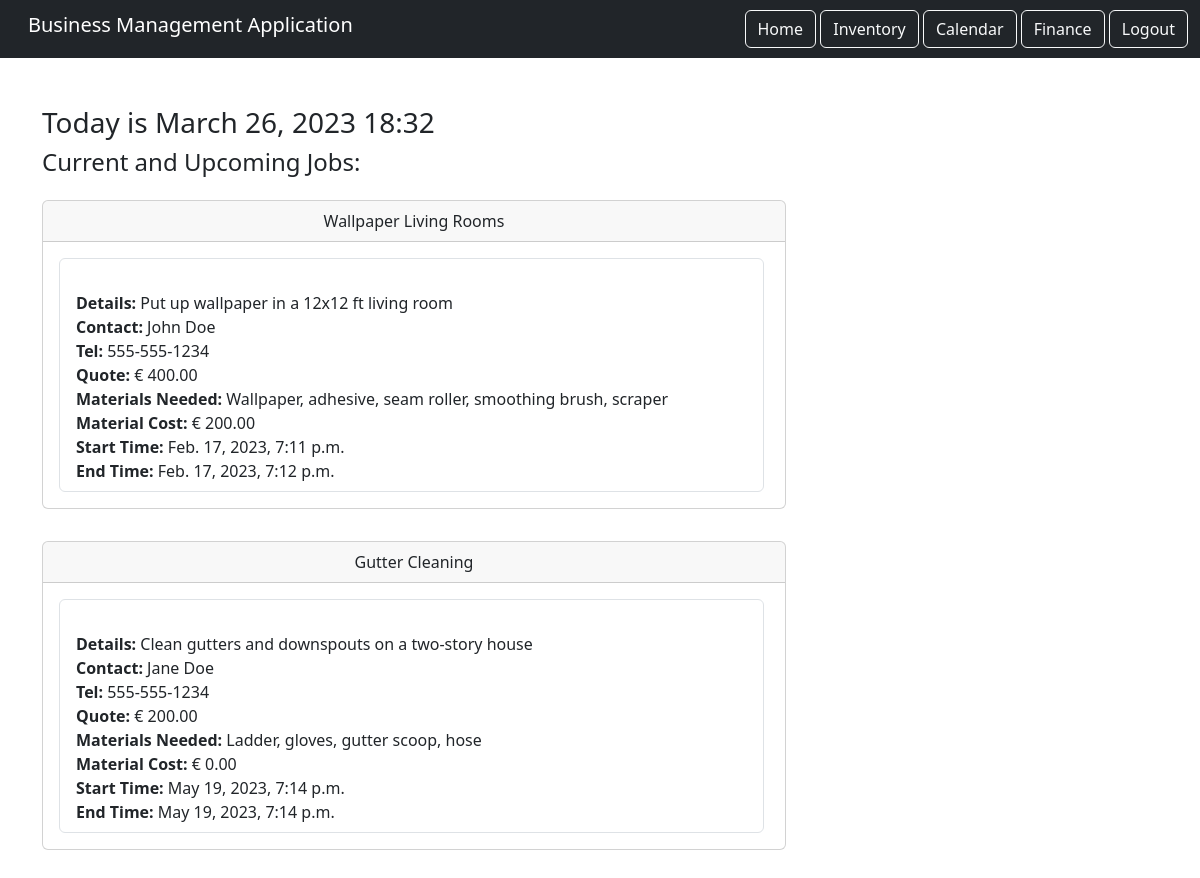
The app's page / (signed in), older data.
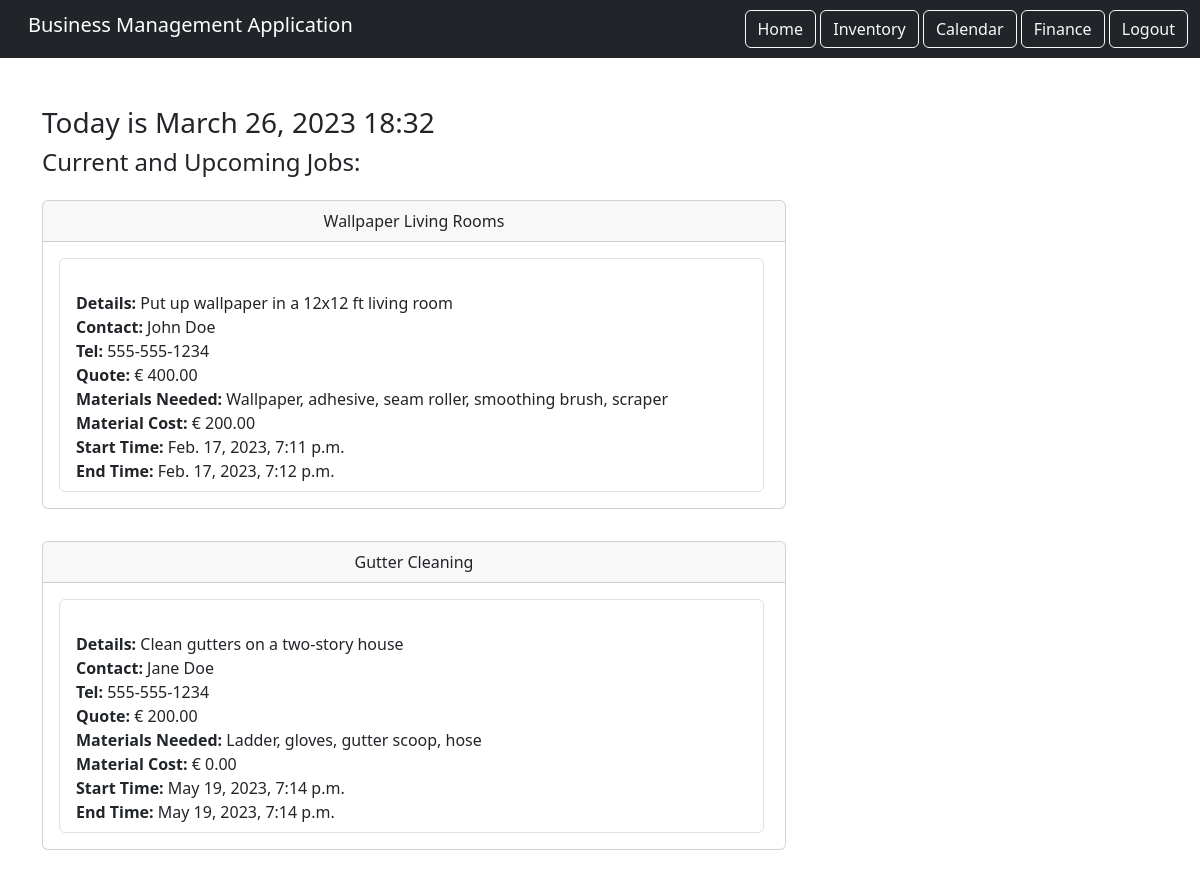
The same page, newer data.
### calendar_component/models.py (models this page shows, shortened)
class Booking(models.Model):
    title = models.CharField(max_length=200)
    details = models.TextField()
    contact = models.CharField(max_length=200)
    phone_number = models.CharField(max_length=15)
    quote = models.DecimalField(max_digits=10, decimal_places=2)
    materials_needed = models.TextField()
    materials_cost = models.DecimalField(max_digits=10, decimal_places=2)
    start_time = models.DateTimeField()
    end_time = models.DateTimeField()
    completed = models.BooleanField(default=False)
    user = models.ForeignKey(User, on_delete=models.CASCADE, related_name='bookings')

### home/views.py (the view)
# urls.py: path('', views.HomePage.as_view(), name="home"),
class HomePage(LoginRequiredMixin, TemplateView):
    template_name = 'home.html'
    login_url = '/login'
    def get_context_data(self, **kwargs):
        context = super().get_context_data(**kwargs)
        context['now'] = timezone.now()
        user_bookings = Booking.objects.filter(completed=False, user=self.request.user)
        context['bookings'] = user_bookings[:2]
        return context

### home/templates/home.html (shortened to what this page needs)
{% extends 'base.html' %}
{% load static %}
{% block content %}
<div>
    <h3>Today is {{ now|date:'F d, Y H:i' }}</h3>
</div>
<div>
    <h4>Current and Upcoming Jobs:</h4>
</div>
<div>
    {% for booking in bookings %}
        <div class="col-md-8 py-3">
            <div class="card">
                <div class="card-header text-center">
                    {{ booking.title }}
                </div>
                <div class="card-body">
                    <ul class="list-group">
                        <li class="list-group-item">
                            <br> <span class="text-left"><strong> Details: </strong> {{ booking.details }}</span>
                            <br> <span class="text-left"><strong> Contact: </strong> {{ booking.contact }}</span>
                            <br> <span class="text-left"><strong> Tel: </strong> {{ booking.phone_number }}</span>
                            <br> <span class="text-left"><strong> Quote: </strong> &euro; {{ booking.quote }}</span>
                            <br> <span class="text-left"><strong> Materials Needed: </strong> {{ booking.materials_needed }}</span>
                            <br> <span class="text-left"><strong> Material Cost: </strong> &euro; {{ booking.materials_cost }} </span>
                            <br> <span class="text-left"><strong> Start Time: </strong> {{ booking.start_time }}</span>
                            <br> <span class="text-left"><strong> End Time: </strong> {{ booking.end_time }}</span>
                    </ul>
                </div>
            </div>
        </div>
    {% endfor %}
</div>
{% endblock content %}

### static/templates/base.html (shortened to what this page needs)
{% load static %}
<!DOCTYPE html>
<html lang="en">
  <head>
    <link
      href="https://cdn.jsdelivr.net/npm/bootstrap@5.3.0-alpha1/dist/css/bootstrap.min.css"
      rel="stylesheet"
    />
    <link rel="stylesheet" href="{% static 'css/style.css' %}">
  </head>
  <body>
    <nav class="navbar navbar-dark bg-dark">
      <div class="container-fluid">
          <div class="navbar-brand ps-3">
            <h5>Business Management Application</h5>
          </div>
            <div class="ms-auto">
              {% if user.is_authenticated %}
              <a href="{% url 'home' %}" class="btn btn-outline-light  btn-3d-click">Home</a>
              <a href="{% url 'inventory_list' %}" class="btn btn-outline-light  btn-3d-click">Inventory</a>
              <a href="{% url 'calendar_component:calendar' %}" class="btn btn-outline-light  btn-3d-click">Calendar</a>
              <a href="{% url 'finance' %}" class="btn btn-outline-light  btn-3d-click">Finance</a>
              <a href="{% url 'logout' %}" class="btn btn-outline-light ml-6 btn-3d-click">Logout</a>
              {% endif %}
            </div>
      </div>
    </nav>
    <div class="container my-5">
        {% block content %}
        {% endblock %}
    </div>
  </body>
</html>

### static/css/style.css (style rules this page uses)
ul { height: 100%; padding: 0px 5px 0px 20px; }
a { color: #17a2b8; }

Row changes from the older to the newer data that the page shows:
changed Booking "Gutter Cleaning": details "Clean gutters and downspouts on a two-story house" → "Clean gutters on a two-story house"
